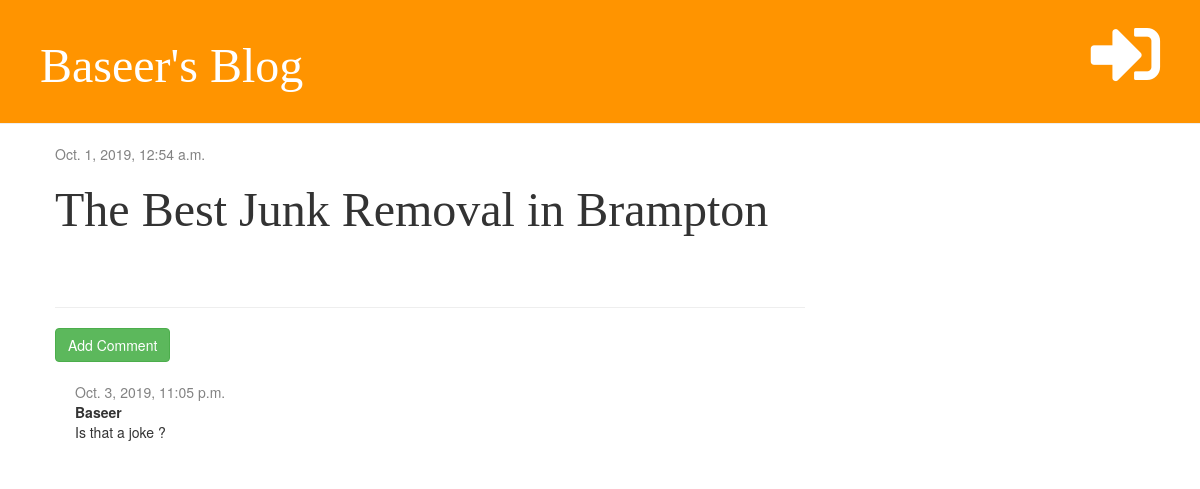
Screenshot of /post/7/ with the database file from the repository.
### blog/models.py (models this page shows, shortened)
class Post(models.Model):
    author = models.ForeignKey('auth.User', on_delete=models.CASCADE)
    title = models.CharField(max_length=200)
    text = models.TextField()
    created_date = models.DateTimeField(default=timezone.now)
    published_date = models.DateTimeField(blank=True,null=True)
    def __str__(self):
        return self.title

class Comment(models.Model):
    post = models.ForeignKey('blog.Post', on_delete=models.CASCADE, related_name='comments')
    author = models.CharField(max_length=200)
    text = models.TextField()
    created_date = models.DateTimeField(default=timezone.now())
    is_approved = models.BooleanField(default=False)

### blog/views.py (the view)
# urls.py: path('post/<int:postid>/', views.post_detail, name='post_detail'),
def post_detail(request, postid):
    post = get_object_or_404(Post, pk=postid)
    print(postid)
    print(post)
    print(post.title)
    return render(request, 'blog/post_detail.html', {'post': post})

### blog/templatetags/markdownify.py (called while the page is built)
@register.filter
def markdown(value):
    renderer = HighlightRenderer()
    markdown = mistune.Markdown(renderer=renderer)
    return markdown(value)

### blog/templates/blog/post_detail.html (shortened to what this page needs)
{% extends 'blog/base.html' %}
{% load markdownify %}
{% block content %}
    <div class="post">
        {% if post.published_date %}
            <div class="date">
                {{ post.published_date }}
            </div>
        {% else %}
            <a href="{% url 'post_publish' pk=post.pk %}" class="btn btn-primary">Publish</a>
        {% endif %}
        <h1>{{ post.title }}</h1>
    </div>
    <hr>
    <a href="{% url 'add_comment' pk=post.pk %}" class="btn btn-success">Add Comment</a>
    {% for comment in post.comments.all %}
        {% if user.is_authenticated or comment.is_approved %}
            <div class="comment">
                <div class="date">
                    {{ comment.created_date }}
                </div>
                <strong>{{ comment.author }}</strong>
                <p>{{ comment.text }}</p>
            </div>
        {% endif %}
    {% empty %}
        <p>No comments yet!!!</p>
    {% endfor %}
{% endblock %}

### blog/static/css/blog.css (style rules this page uses)
h1, h2, h3, h4 { font-family: 'Inconsolata', 'Droid Sans', serif; font-size: 48px; }
.date { color: #828282; }
.post { margin-bottom: 70px; }
.comment { margin: 20px 0px 20px 20px; }

### rows the page displays
Post: published_date "Oct. 1, 2019, 12:54 a.m.", title "The Best Junk Removal in Brampton"
Comment: created_date "Oct. 3, 2019, 11:05 p.m.", author "Baseer", text "Is that a joke ?"
